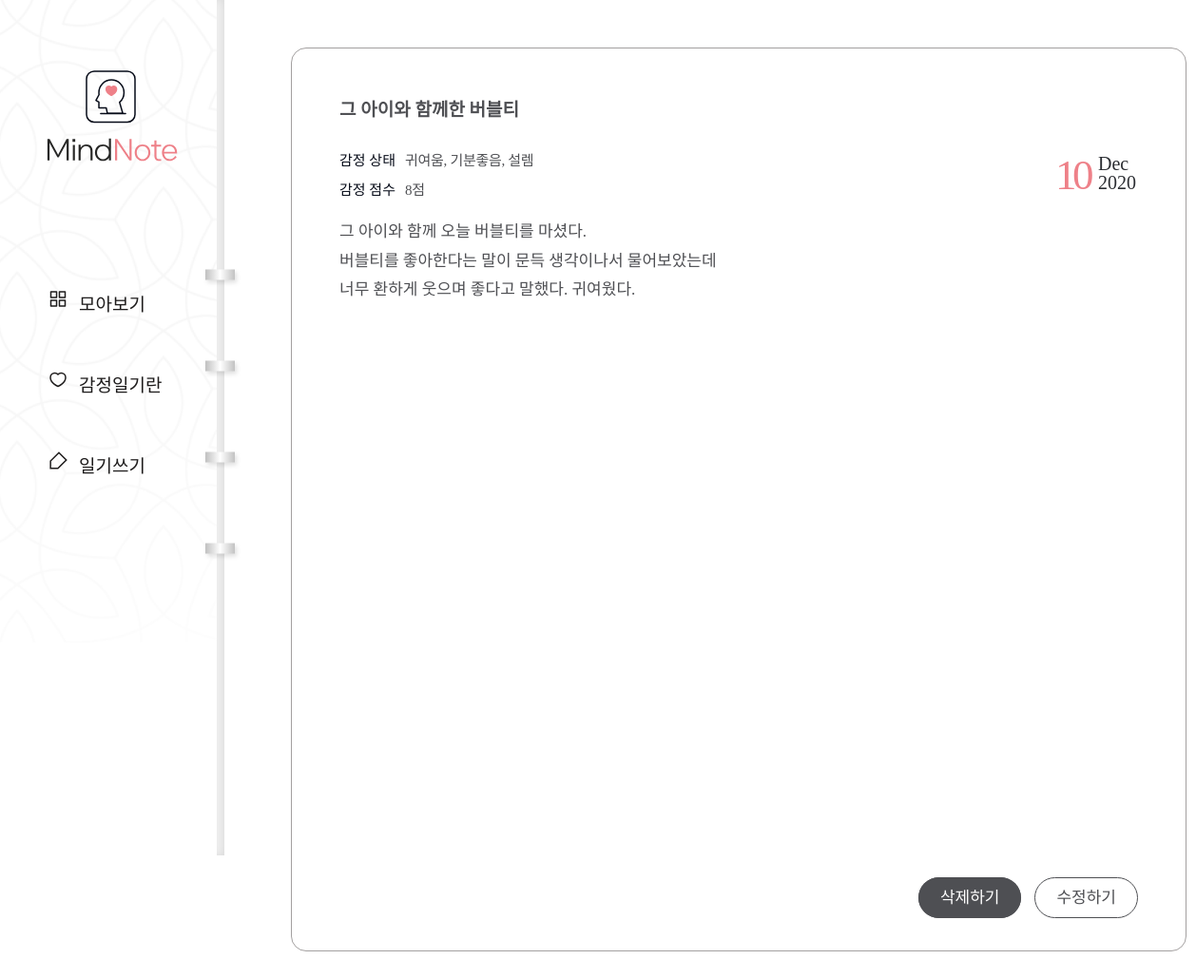
The app's page /diary/page/1/, older data.
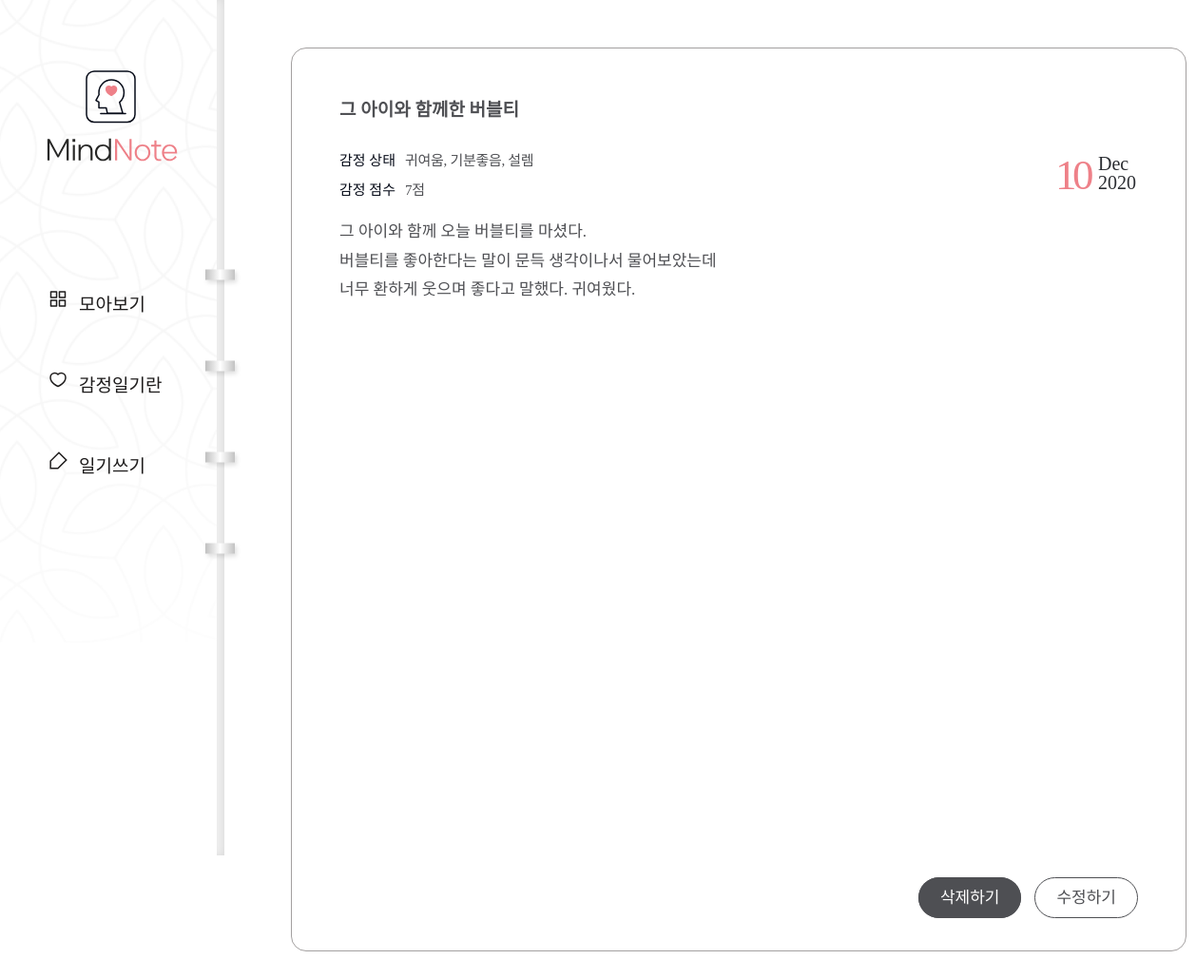
The same page, newer data.
### diary/models.py (models this page shows, shortened)
class Page(models.Model):
    title = models.CharField(max_length=100, validators=[validate_no_hash])
    content = models.TextField(validators=[validate_no_hash])
    feeling = models.CharField(max_length=80, validators=[validate_no_hash, validate_no_numbers])
    score = models.IntegerField(validators=[validate_score])
    dt_created = models.DateField()

### diary/views.py (the view)
# urls.py: path('diary/page/<int:page_id>/', views.page_detail, name='page-detail'),
def page_detail(request, page_id):
    object = Page.objects.get(id=page_id)
    return render(request, 'diary/page_detail.html', {'object': object})

### diary/templates/diary/page_detail.html
{% extends './base.html' %}
{% block content %}
<div class="wrap-notetext">
    <div class="notetext">
        <div class="text-box">
            <h2>{{object.title}}</h2>
            <div class="state">
                <p>감정 상태</p>
                <span>{{object.feeling}}</span>
            </div>
            <div class="score">
                <p>감정 점수</p>
                <span>{{object.score}}점</span>
            </div>
            <div class="date">
                <span>{{object.dt_created|date:"d"}}</span>
                <div class="month-year">
                    <p class="month">{{object.dt_created|date:"M"}}</p>
                    <p class="year">{{object.dt_created|date:"Y"}}</p>
                </div>
            </div>
            <div class="detail">{{object.content|linebreaksbr}}</div>
            <div class="notetext-btn">
                <ul>
                    <li><a href="{% url 'page-delete' object.id %}">삭제하기</a></li>
                    <li><a href="{% url 'page-update' object.id %}">수정하기</a></li>
                </ul>
            </div>
        </div>
    </div>
</div>
{% endblock content %}

Row changes from the older to the newer data that the page shows:
changed Page "Dec": score "8" → "7"
